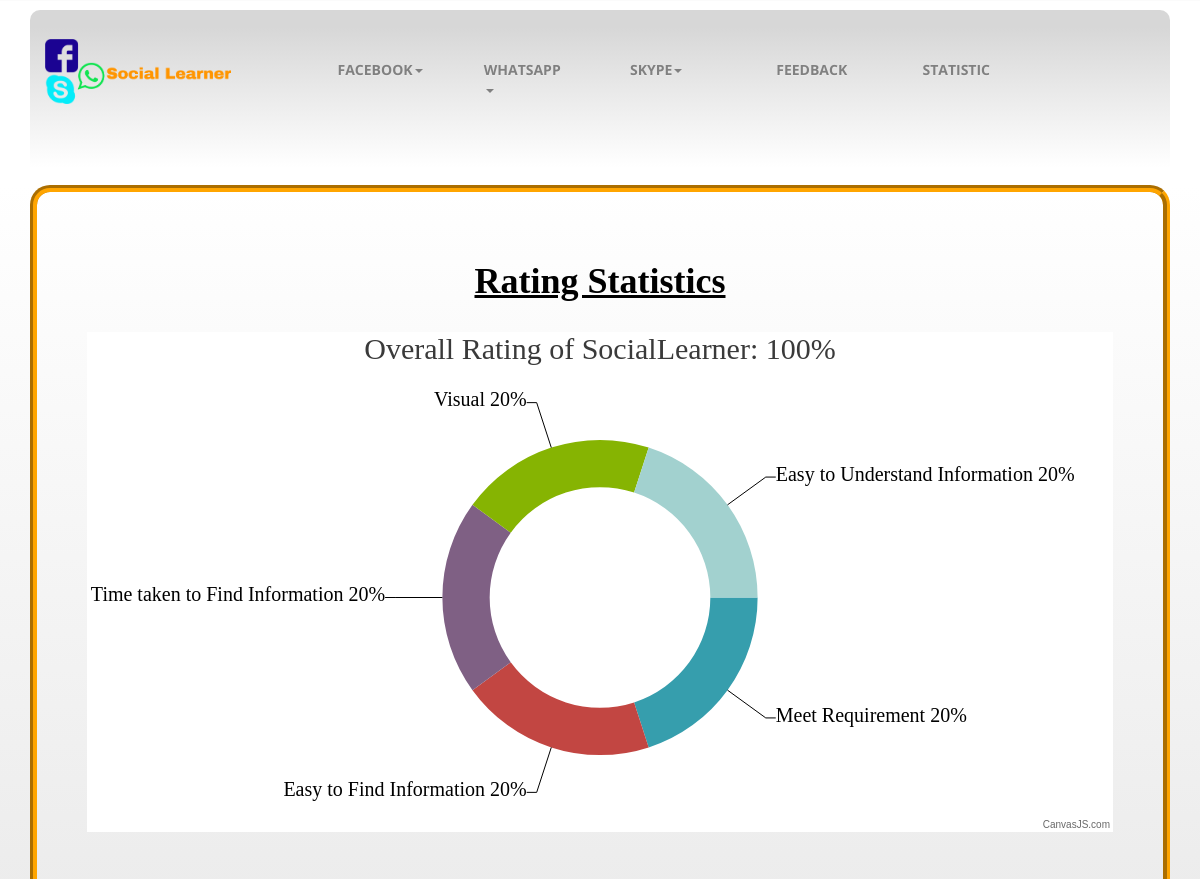
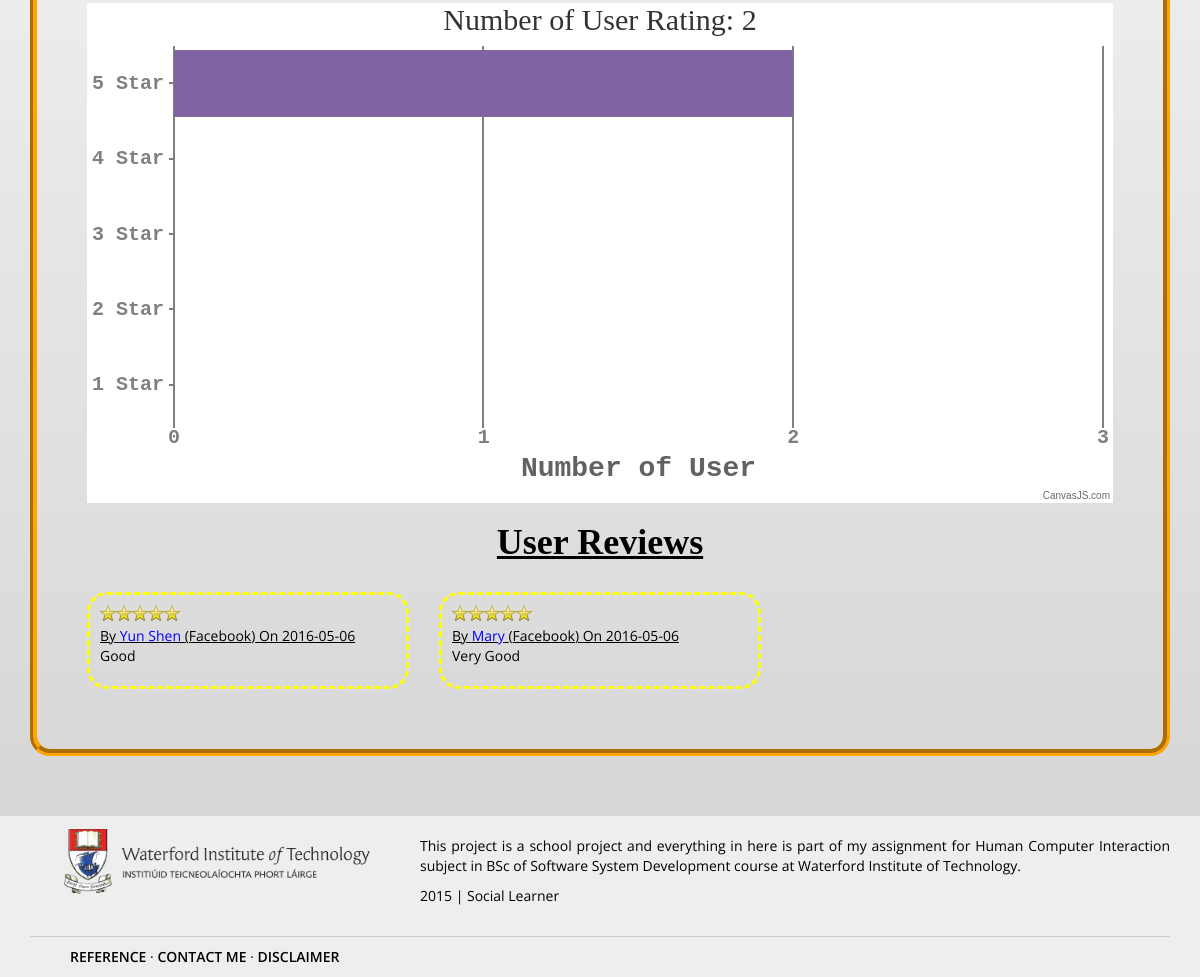
The page /res.php on the database its author committed (2 pictures, top to bottom).
### tables this page shows
CREATE TABLE `rating` (
  `q1` int(11) NOT NULL,
  `q2` int(11) NOT NULL,
  `q3` int(11) NOT NULL,
  `q4` int(11) NOT NULL,
  `q5` int(11) NOT NULL,
  `overall` int(11) NOT NULL,
  `email` varchar(50) NOT NULL,
  `comment` varchar(500) NOT NULL,
  `date` date NOT NULL,
  `media` int(5) NOT NULL
);

CREATE TABLE `user` (
  `name` varchar(30) NOT NULL,
  `email` varchar(50) NOT NULL,
  `age` varchar(3) NOT NULL
);

CREATE TABLE `media` (
  `mediaid` int(11) NOT NULL,
  `media` varchar(10) NOT NULL
);

### inc/result.inc.php (called while the page is built, shortened)
<?php
class Result{
	private $db;
	public function __construct($database) {
	    $this->db = $database;
	}
	public function review() {
		$sql = "select * from user join rating on rating.email = user.email join media on media.mediaid = rating.media order by date desc;";
	    $stmt = $this->db->prepare($sql);
	    $stmt->execute();
	    return $stmt->fetchAll(PDO::FETCH_OBJ);
	}
}
?>

### inc/init.inc.php (called while the page is built, shortened)
<?php
require_once 'db.inc.php';
require_once 'result.inc.php';
require_once 'feedback.inc.php';
$result			= new Result($dbh);
?>

### inc/feedback.inc.php (the view, shortened to what this page needs)
<?php
function displayreviews($result) {
	echo "<h1 style='text-align: center; margin-bottom: 30px; text-decoration: underline; font-weight: bold; font-family: Arial Black;'>User Reviews</h1>";
	foreach ($result as $row){
	echo "<div class='col-md-4 col-xs-12'>";
    echo "<div class='d1' style='border: 3px dashed yellow; border-radius: 20px; padding: 10px; margin-bottom: 10px;'>";
	echo "<span class='stars'>".$row->overall."</span>";
	echo "<br><u>By <span class='c2' style='color: blue;'>".$row->name."</span>";
	echo "<span class='c1'> (".$row->media.")</span>";
	echo "<span class='c1'> On ".$row->date."</span></u>";
	echo "<p>".$row->comment."</p>";
	echo "</div>";
	echo "</div>";
   }
}
?>

### css/mycss.css (style rules this page uses)
body { background: -webkit-linear-gradient(90deg, #D7D7D7 10%, #FFFFFF 90%); background-position: 0; color: black; padding-top: 10px; font-family: 'Open Sans',arial, sans-serif; text-align: justify; }
span.stars, span.stars span { display: inline-block; background: url(../images/stars.png) 0 -16px repeat-x; width: 80px; height: 16px; }

### rows shown on the page
rating: email.name "Yun Shen", media.media "Facebook", date "2016-05-06", comment "Good"
rating: email.name "Mary", media.media "Facebook", date "2016-05-06", comment "Very Good"

### other values the page prints
chart data {{ $overallavgperc }} 100
chart data {{ $q1avgperc }} 20
chart data {{ $q2avgperc }} 20
